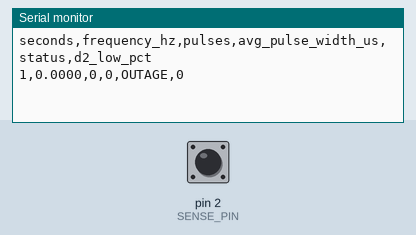
Simulated run of this sketch. Board: Arduino Uno, built with avr-gcc and run on an emulated ATmega328P. Shown: the last lines printed to the serial monitor. The inputs (shaded band) are chosen by the test bench; at power-on: pin 2 (SENSE_PIN) HIGH.

Above: at 1.2 s.
1.3 s: pin 2 (SENSE_PIN) driven LOW
At 2.6 s:
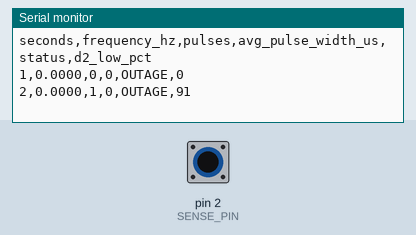
2.8 s: pin 2 (SENSE_PIN) driven HIGH
At 3.8 s:
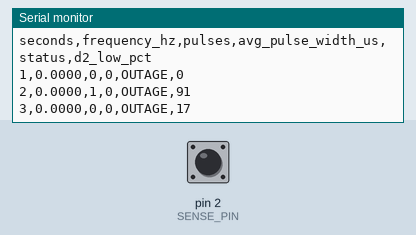
4.3 s: pin 2 (SENSE_PIN) pulsed LOW 5 times (0.12 s each, 0.3 s apart)
At 5.7 s:
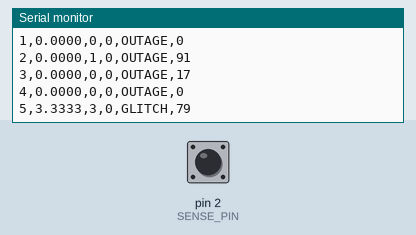
Timing chart, 0 to 7.3 s (numbered marks = the images above; inputs shaded):
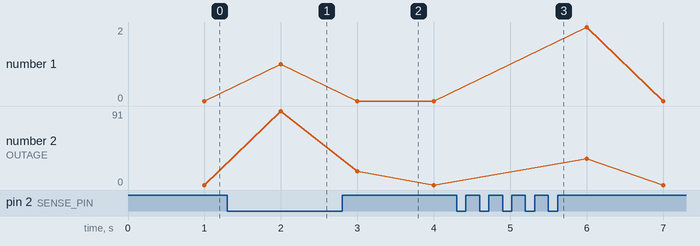

Measured:
- after the input at 1.3 s, the serial monitor: prints a new line after 0.70 s (image 1)
- after the input at 2.8 s, the serial monitor: prints a new line after 0.20 s (image 2)
- after the input at 4.3 s, the serial monitor: prints a new line after 0.70 s (image 3)
- plotted number 2: 0 → 91 after the input at 1.3 s

The sketch:

gridprint_station_uno.ino
```cpp
// GridPrint Station v0 firmware for the Arduino UNO + WiFi (ATmega328P) board
// Board settings: Tools > Board > Arduino Uno. DIP switches 3 and 4 ON, all others OFF.
// Measures the grid frequency once per second from the PC817 pulses on pin D2.
// Prints one line per second:  seconds,frequency_hz,pulses,avg_pulse_width_us,status,d2_low_pct
// d2_low_pct = % of the second pin D2 was LOW. Normal ~50. During an OUTAGE it tells you why:
//   ~100 = D2 stuck LOW  -> sensor output side fault (PC817 or 10k pull-up wiring), not a power cut
//   ~0   = D2 stuck HIGH -> no mains signal reached the sensor (real power cut or transformer side unplugged)
//   else = flickering    -> loose connection or noise

const byte SENSE_PIN = 2;                 // PC817 pin 4 (collector) goes here; pulled up by the ATmega internal pull-up

volatile unsigned long lastFall = 0;      // start of the current pulse (microseconds)
volatile unsigned long firstFall = 0;     // first cycle start in this second
volatile unsigned long lastCycle = 0;     // latest cycle start in this second
volatile unsigned int  nFalls = 0;        // cycles counted this second
volatile unsigned long widthSum = 0;      // total pulse width this second
volatile unsigned int  nWidths = 0;
unsigned long d2Samples = 0, d2Lows = 0;  // pin D2 sampled in loop() to diagnose outages

void onChange() {
  unsigned long t = micros();
  bool low = !(PIND & _BV(PD2));          // fast read of D2
  if (low) {                              // optocoupler switched on: a new grid cycle starts
    if (t - lastFall > 15000UL) {         // ignore bounce (one cycle is about 20000 us)
      if (nFalls == 0) firstFall = t;
      lastCycle = t;
      nFalls++;
      lastFall = t;
    }
  } else if (lastFall != 0 && t - lastFall < 20000UL) {   // pulse ended: record its width
    widthSum += t - lastFall;
    nWidths++;
  }
}

void setup() {
  Serial.begin(115200);
  pinMode(SENSE_PIN, INPUT_PULLUP);       // built-in ~35k pull-up; the external 10k / 5V wire is optional now
  attachInterrupt(digitalPinToInterrupt(SENSE_PIN), onChange, CHANGE);
  Serial.println(F("seconds,frequency_hz,pulses,avg_pulse_width_us,status,d2_low_pct"));
}

void loop() {
  static unsigned long nextReport = millis() + 1000;
  d2Samples++;                            // sample D2 thousands of times a second
  if (!(PIND & _BV(PD2))) d2Lows++;
  if ((long)(millis() - nextReport) < 0) return;
  nextReport += 1000;

  noInterrupts();                         // copy this second's data, then reset
  unsigned int  n  = nFalls;
  unsigned long f0 = firstFall, f1 = lastCycle;
  unsigned long wS = widthSum;
  unsigned int  wN = nWidths;
  nFalls = 0; widthSum = 0; nWidths = 0;
  interrupts();

  float freq = 0;
  if (n >= 2) freq = (n - 1) * 1000000.0 / (float)(f1 - f0);   // cycles / time they took
  float width = wN ? (float)wS / wN : 0;
  byte d2pct = d2Samples ? (byte)((d2Lows * 100UL) / d2Samples) : 0;
  d2Samples = 0; d2Lows = 0;

  const char* status = "OK";
  if (n <= 2) status = "OUTAGE";                    // no (or only stray) pulses: power is off
  else if (n < 45 || n > 55) status = "GLITCH";     // missing or extra pulses: switch-over?

  Serial.print(millis() / 1000); Serial.print(',');
  Serial.print(freq, 4);         Serial.print(',');
  Serial.print(n);               Serial.print(',');
  Serial.print(width, 0);        Serial.print(',');
  Serial.print(status);           Serial.print(',');
  Serial.println(d2pct);
}
```
